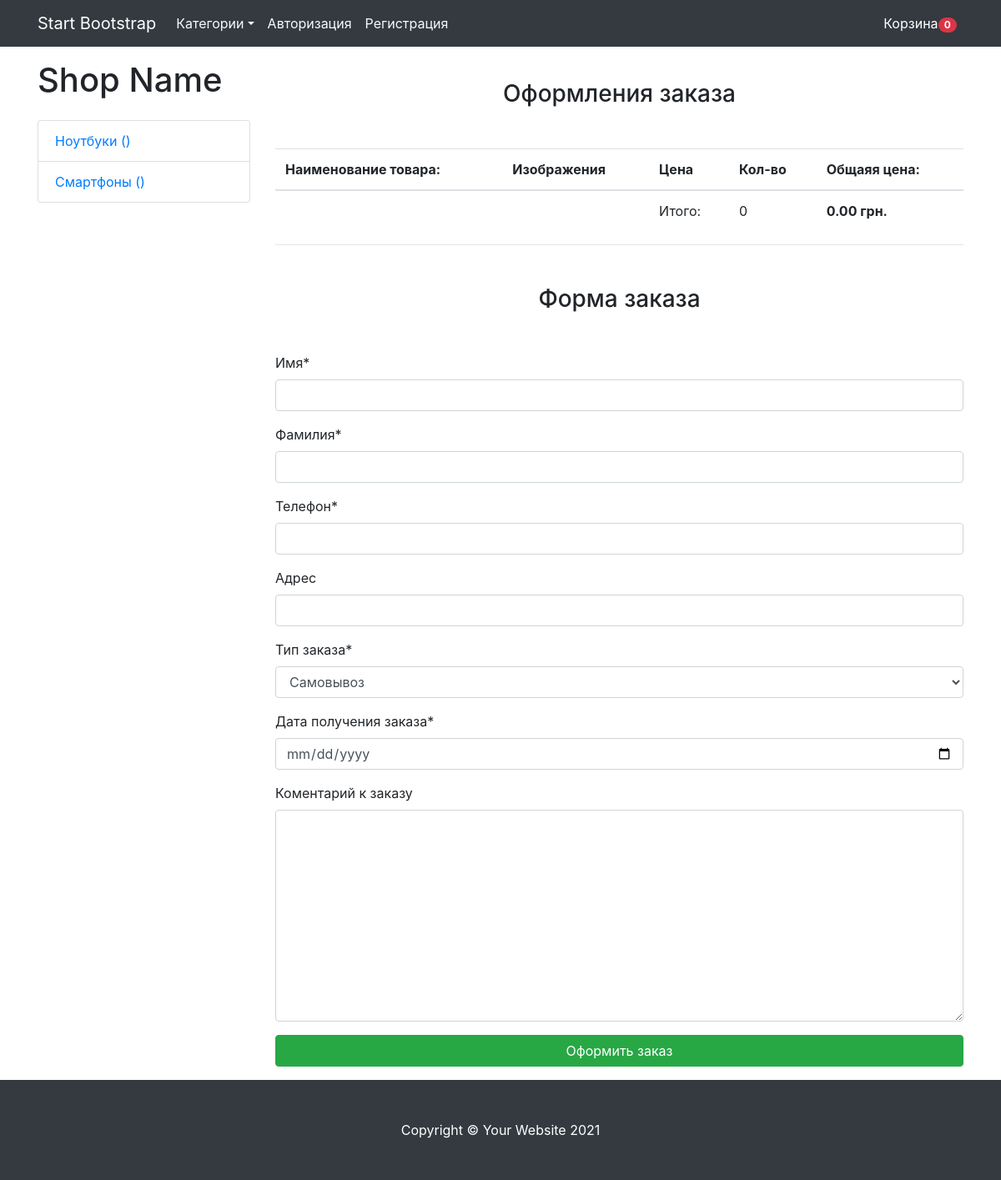
The page /checkout/ on the database as committed earlier.
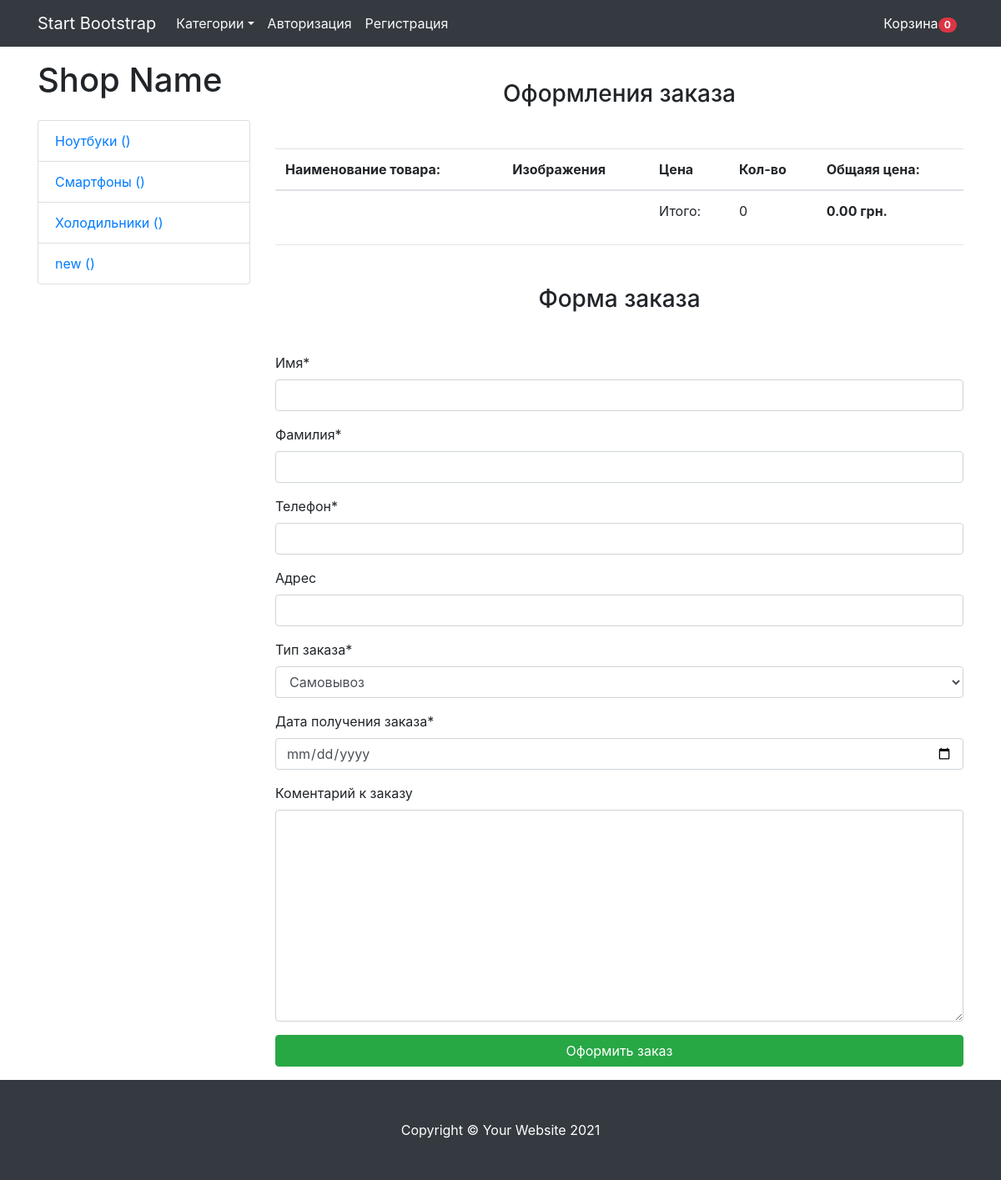
The same page on the database as committed later.
### mainapp/models.py (models this page shows, shortened)
class Cart(models.Model):
    owner = models.ForeignKey('Customer', null=True, verbose_name='Владелец', on_delete=models.CASCADE)
    products = models.ManyToManyField(CartProduct, blank=True, related_name='related_cart')
    total_products = models.PositiveIntegerField(default=0)
    final_price = models.DecimalField(max_digits=9, default=0, decimal_places=2, verbose_name='Общаяя цена')
    in_order = models.BooleanField(default=False)
    for_anonymous_user = models.BooleanField(default=False)

class Category(models.Model):
    title = models.CharField(max_length=255, verbose_name='Название категории')
    slug = models.SlugField(unique=True)
    def get_absolute_url(self):
        return reverse('category_detail', kwargs={'slug': self.slug})
    class Meta:
        verbose_name = 'Категория'
        verbose_name_plural = 'Категории'

### mainapp/views.py (the view)
# urls.py: path('checkout/', CheckoutView.as_view(), name='checkout'),
class CheckoutView(CartMixin, View):
    def get(self, request, *args, **kwargs):
        categories = Category.objects.all()
        form = OrderForm(request.POST or None)
        context = {
            'form': form,
            'cart': self.cart,
            'categories': categories
        }
        return render(request, 'checkout.html', context)

### mainapp/forms.py
class OrderForm(forms.ModelForm):
    def __init__(self, *args, **kwargs):
        super().__init__(*args,**kwargs)
        self.fields['order_date'].label = 'Дата получения заказа'
    order_date = forms.DateField(widget=forms.TextInput(attrs={'type' : 'date'}))
    class Meta:
        model = Order
        fields = (
            'first_name',
            'last_name',
            'phone',
            'address',
            'buying_type',
            'order_date',
            'comment'
        )

### mainapp/mixins.py (called while the page is built)
    def dispatch(self, request, *args, **kwargs):
        if request.user.is_authenticated:
            customer = Customer.objects.filter(user=request.user).first()
            if not customer:
                customer = Customer.objects.create(user=request.user)
            cart = Cart.objects.filter(owner=customer , in_order = False).first()
            if not cart:
                cart = Cart.objects.create(owner=customer)
        else:
            cart = Cart.objects.filter(for_anonymous_user=True).first()
            if not cart:
                cart = Cart.objects.create(for_anonymous_user=True)
        self.cart = cart
        return super().dispatch(request,*args,**kwargs)

### mainapp/templates/checkout.html (shortened to what this page needs)
{% extends 'base.html' %}
{% load crispy_forms_tags %}
{% block content %}
<h3 class="text-center mt-5 mb-5">Оформления заказа</h3>
<table class="table">
    <thead>
    <tr>
        <th scope="col">Наименование товара:</th>
        <th scope="col">Изображения</th>
        <th scope="col">Цена</th>
        <th scope="col">Кол-во</th>
        <th scope="col">Общаяя цена:</th>
    </tr>
    </thead>
    <tbody>
    <tr>
        <td colspan="2"></td>
        <td>Итого:</td>
        <td>{{cart.total_products}}</td>
        <td><strong>{{cart.final_price}} грн.</strong></td>
    </tr>
    </tbody>
</table>
<hr>
<h3 class="text-center mt-5 mb-5">Форма заказа</h3>
<form action="{% url 'make_order' %}" method="POST">
    {{form|crispy}}
    <input type="submit" class="btn btn-success btn-block mb-3" value="Оформить заказ">
</form>
{% endblock content %}

### mainapp/templates/base.html (shortened to what this page needs)
<!DOCTYPE html>
<html lang="en">
<head>
    <link rel="stylesheet" href="https://cdn.jsdelivr.net/npm/bootstrap@4.6.0/dist/css/bootstrap.min.css"
>
</head>
<body>
<nav class="navbar navbar-expand-lg navbar-dark bg-dark fixed-top">
    <div class="container">
        <a class="navbar-brand " href="{% url 'main' %}">Start Bootstrap</a>
        <div class="collapse navbar-collapse" id="navbarResponsive">
            <ul class="navbar-nav">
                <li class="nav-item dropdown">
                <span class="nav-link text-light dropdown-toggle" id="navbarDropdownMenuLink" role="button"
                      data-toggle="dropdown" aria-haspopup="true" aria-expanded="false">Категории</span>
                </li>
                {% if not request.user.is_authenticated %}
                <li>
                    <a class="nav-link text-light " href="{% url 'login' %}">Авторизация</a>
                </li>
                <li>
                    <a class="nav-link text-light" href="{% url 'registration' %}">Регистрация</a>
                </li>
                {% endif %}
            </ul>
            <ul class="navbar-nav ml-auto">
                <li class="nav-item active"><a class="nav-link" href="{% url 'cart' %}">Корзина<span
                        class="badge badge-pill badge-danger">{{cart.products.count}}</span></a></li>
            </ul>
        </div>
    </div>
</nav>
<div class="container mt-5">
    <div class="row">
        <div class="col-lg-3">
            <h1 class="my-4">Shop Name</h1>
            <div class="list-group">
                {% for category in categories %}
                <a class="list-group-item" href="{{ category.url }}">{{category.title}} ({{category.count}})</a>
                {% endfor %}
            </div>
        </div>
        <div class="col-lg-9">
            {% block content %}{% endblock content%}
        </div>
    </div>
</div>
<footer class="py-5 bg-dark " >
    <div class="container-fluid "><p class="m-0 text-center text-white">Copyright &copy; Your Website 2021</p></div>
</footer>
</body>
</html>

Rows that differ between the two databases and show on the page:
added Category: title "Холодильники"
added Category: title "new"
